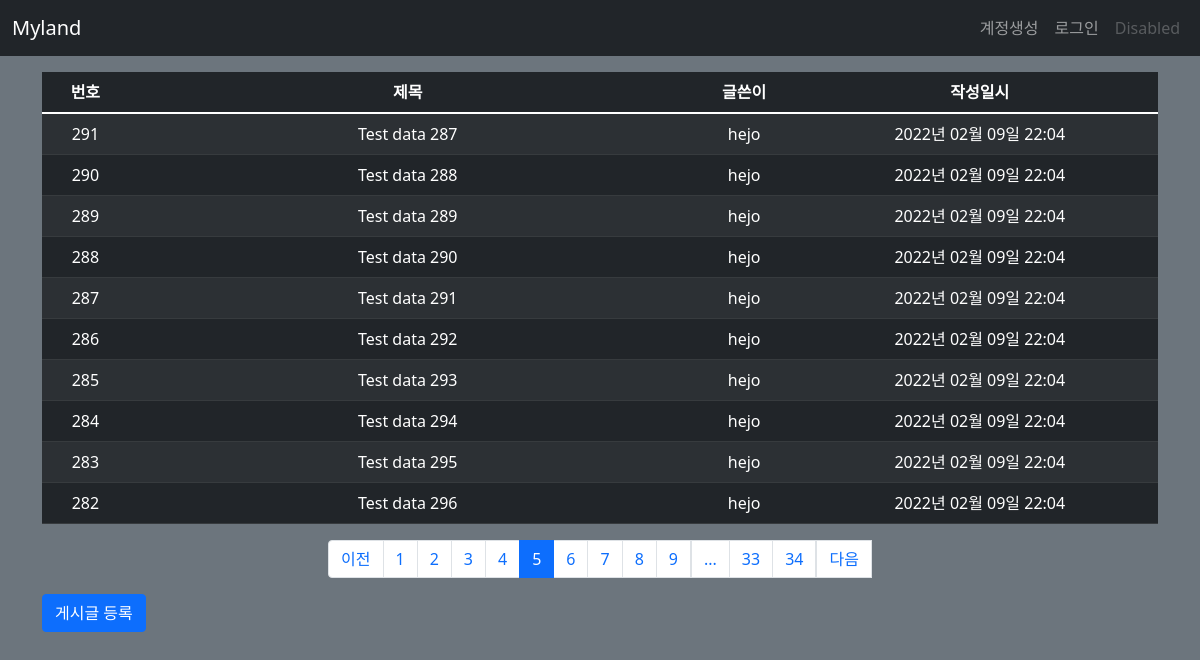
/post/list/?page=5, run on the app's committed database.
### myland/models.py (models this page shows)
class Post(db.Model):
    id = db.Column(db.Integer, primary_key=True)
    title = db.Column(db.String(200), nullable=False)
    content = db.Column(db.Text, nullable=False)
    create_date = db.Column(db.DateTime(), nullable=False)
    user_id = db.Column(db.Integer, db.ForeignKey('user.id', ondelete='CASCADE'), nullable=False)
    user = db.relationship('User', backref=db.backref('post_set'))
    modify_date = db.Column(db.DateTime(), nullable=True)

class User(db.Model):
    id = db.Column(db.Integer, primary_key=True)
    username = db.Column(db.String(150), unique=True, nullable=False)
    password = db.Column(db.String(200), nullable=True)
    email = db.Column(db.String(120), unique=True, nullable=False)
    modify_date = db.Column(db.DateTime(), nullable=True)

### myland/views/post_views.py (the view)
@bp.route('/list/')
def _list():
    page = request.args.get('page', type=int, default=1)
    post_list = Post.query.order_by(Post.create_date.desc())
    post_list = post_list.paginate(page, per_page=10)
    return render_template('post/post_list.html', post_list=post_list)

### myland/filter.py (called while the page is built)
def format_datetime(value, fmt='%Y년 %m월 %d일 %H:%M'):
    return value.strftime(fmt)

### myland/views/auth_views.py (called while the page is built)
@bp.before_app_request
def load_logged_in_user():
    user_id = session.get('user_id')
    if user_id is None:
        g.user = None
    else:
        g.user = User.query.get(user_id)

### myland/templates/post/post_list.html
{% extends 'base.html' %}
{% block content %}
<div class="container my-3">
  <table class="table table-dark table-striped table-hover">
    <thead>
    <tr class="text-center">
      <th>번호</th>
      <th style="width:50%">제목</th>
      <th>글쓴이</th>
      <th>작성일시</th>
    </tr>
    </thead>
    <tbody>
    {% if post_list %}
    {% for post in post_list.items %}
    <tr class="text-center">
      <td>{{ post_list.total - ((post_list.page - 1) * post_list.per_page) - loop.index0 }}</td>
      <td class="text-left">
        <a href="{{ url_for('post.detail', post_id=post.id) }}" style="text-decoration-line: none; color: white;">{{ post.title }}</a>
      </td>
      <td>{{ post.user.username }}</td>
      <td>{{ post.create_date|datetime }}</td>
    </tr>
    {% endfor %}
    {% else %}
    <tr>
      <td colspan="3">게시글이 없습니다.</td>
    </tr>
    {% endif %}
    </tbody>
  </table>
  <ul class="pagination justify-content-center">
    {% if post_list.has_prev %}
    <li class="page-item">
      <a class="page-link" href="?page={{ post_list.prev_num }}">이전</a>
    </li>
    {% else %}
    <li class="page-item disabled">
      <a class="page-link" tabindex="-1" aria-disabled="true" href="#">이전</a>
    </li>
    {% endif %}
    {% for page_num in post_list.iter_pages() %}
      {% if page_num %}
        {% if page_num != post_list.page %}
        <li class="page-item">
          <a class="page-link" href="?page={{ page_num }}">{{ page_num }}</a>
        </li>
        {% else %}
        <li class="page-item active" aria-current="page">
          <a class="page-link" href="#">{{ page_num }}</a>
        </li>
        {% endif %}
      {% else %}
        <li class="disabled">
          <a class="page-link" href="#">...</a>
        </li>
      {% endif %}
    {% endfor %}
    {% if post_list.has_next %}
    <li class="page-items">
      <a class="page-link" href="?page={{ post_list.next_num }}">다음</a>
    </li>
    {% else %}
    <li class="page-item disabled">
      <a class="page-link" tabindex="-1" aria-disabled="true" href="#">다음</a>
    </li>
    {% endif %}
  </ul>
  <a href="{{ url_for('post.create') }}" class="btn btn-primary">게시글 등록</a>
</div>
{% endblock %}

### data on the page
Post: total "291", title "Test data 287", user.username "hejo", create_date "2022년 02월 09일 22:04"
Post: total "290", title "Test data 288", user.username "hejo", create_date "2022년 02월 09일 22:04"
Post: total "289", title "Test data 289", user.username "hejo", create_date "2022년 02월 09일 22:04"
Post: total "288", title "Test data 290", user.username "hejo", create_date "2022년 02월 09일 22:04"
Post: total "287", title "Test data 291", user.username "hejo", create_date "2022년 02월 09일 22:04"
Post: total "286", title "Test data 292", user.username "hejo", create_date "2022년 02월 09일 22:04"
Post: total "285", title "Test data 293", user.username "hejo", create_date "2022년 02월 09일 22:04"
Post: total "284", title "Test data 294", user.username "hejo", create_date "2022년 02월 09일 22:04"
Post: total "283", title "Test data 295", user.username "hejo", create_date "2022년 02월 09일 22:04"
Post: total "282", title "Test data 296", user.username "hejo", create_date "2022년 02월 09일 22:04"

### other printed values
{{ page_num }} "1" "2" "3" "4" "6" "7" "8" "9" "33" "34"
{{ page_num }} "5"
